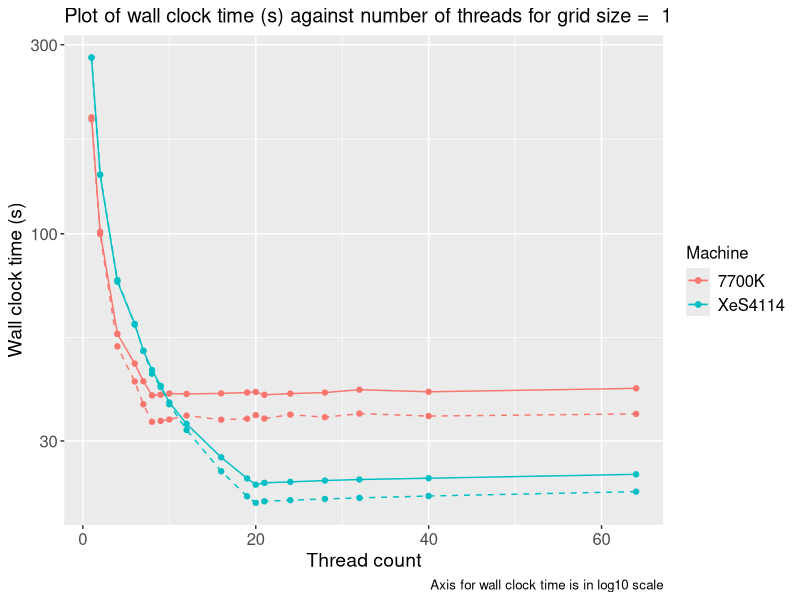
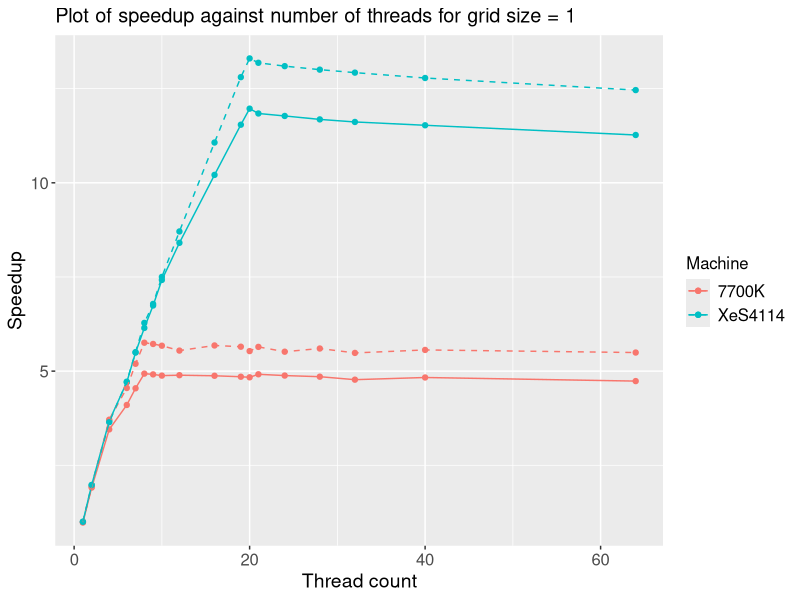
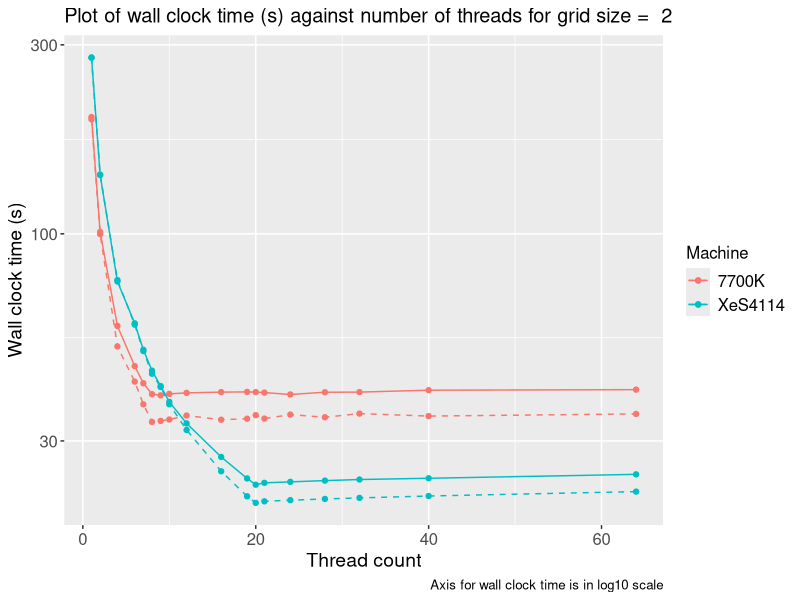
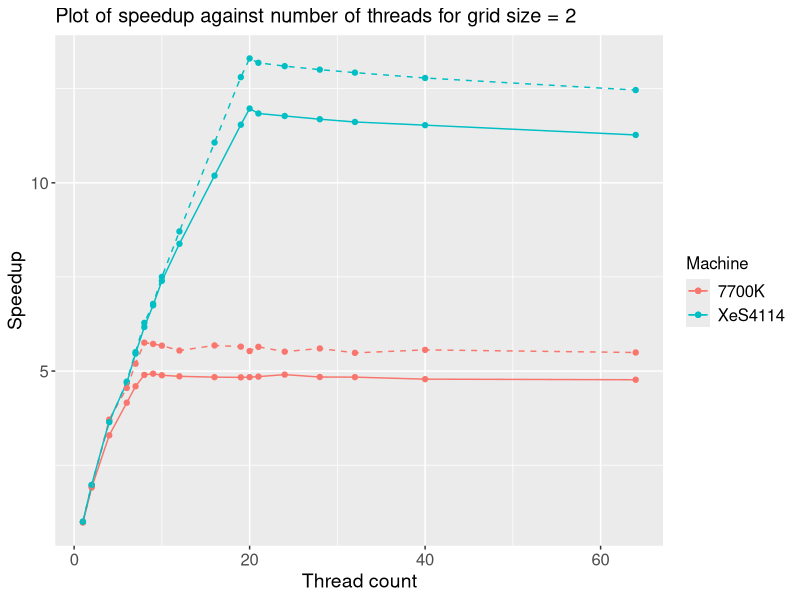
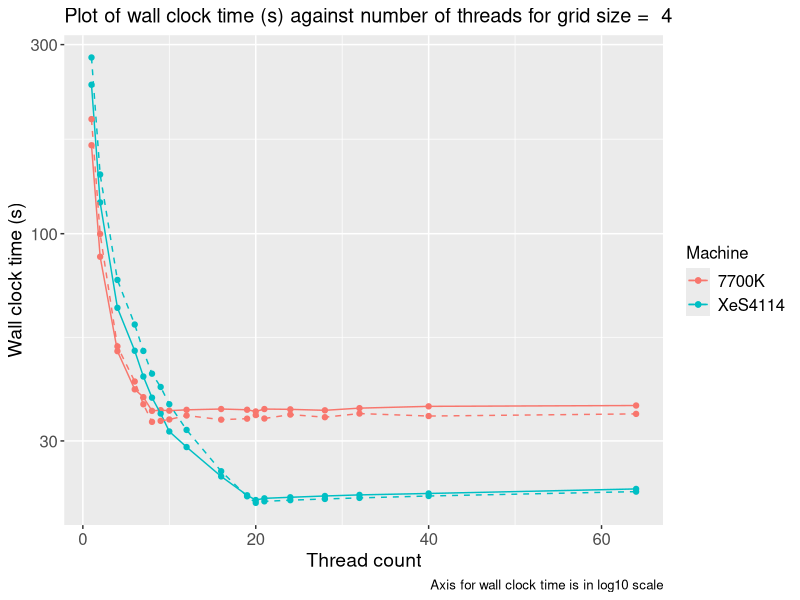
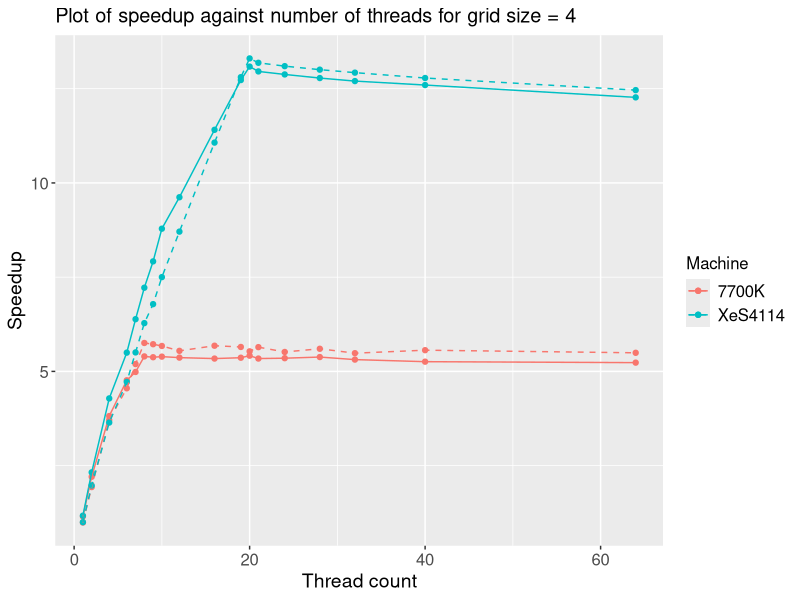
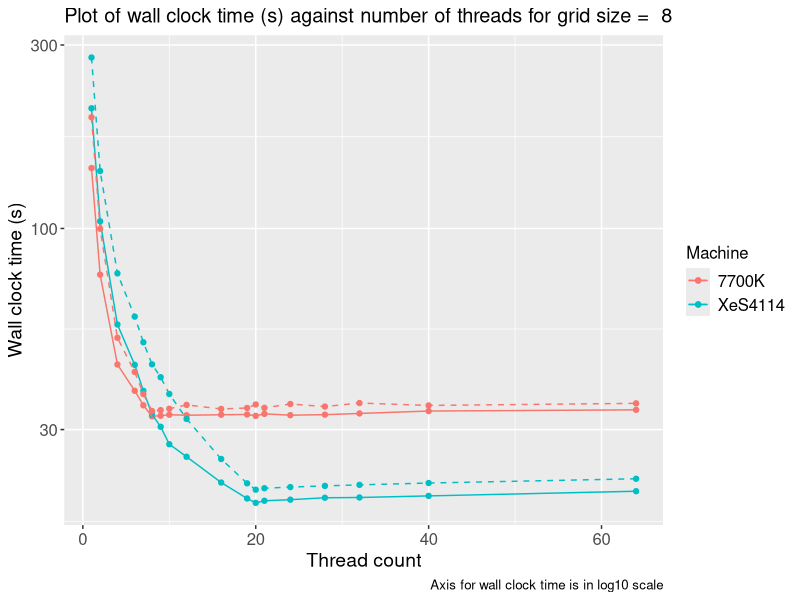
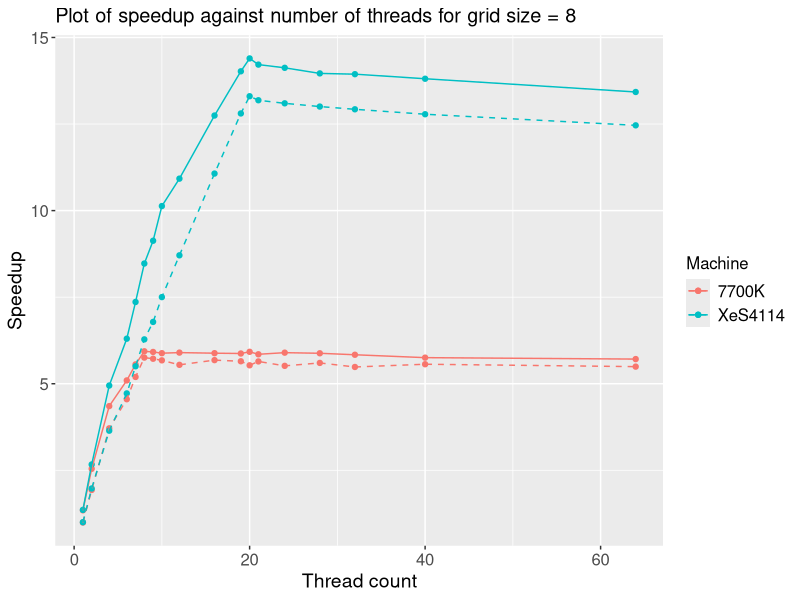

These figures' R source, in order:
library(ggplot2)
library(dplyr)

setwd("E:/Brownie/openmp/report/rawResults/")
seqData = read.csv("seqData.csv")
parData = read.csv("parData.csv")
par2Data = read.csv("parData2.csv")

DEFAULT_N = 2000
DEFAULT_L = 20000
DEFAULT_r = 1
DEFAULT_STEPS = 1000

SAVE_LOCATION = "../extraProcessedResults/"

defaultTheme = theme(text=element_text(size=12),
                     axis.text=element_text(size=12),
                     legend.text=element_text(size=12),
                     axis.title=element_text(size=14))
machineLabs = labs(color = 'Machine')

for (g in sort(unique(par2Data$gridSize))) {
    varyThreadsData = with(par2Data, par2Data[which(N == DEFAULT_N & L == DEFAULT_L & r == DEFAULT_r & steps == DEFAULT_STEPS & g == gridSize),])
    
    parPart = with(parData, parData[which(N == DEFAULT_N & L == DEFAULT_L & r == DEFAULT_r & steps == DEFAULT_STEPS),])
    colnames(parPart)[colnames(parPart)=="wall.clock.time"] = "parTime"
    parPart = select(parPart, machine, threads, parTime)
    varyThreadsData = left_join(varyThreadsData, parPart, by = c('machine', 'threads'))
    
    seqPart = with(seqData, seqData[which(N == DEFAULT_N & L == DEFAULT_L & r == DEFAULT_r & steps == DEFAULT_STEPS),])
    colnames(seqPart)[colnames(seqPart)=="wall.clock.time"] = "seqTime"
    seqPart = select(seqPart, machine, seqTime)
    varyThreadsData = left_join(varyThreadsData, seqPart, by = 'machine')
    varyThreadsData$speedup = varyThreadsData$seqTime / varyThreadsData$wall.clock.time
    
    print(ggplot(varyThreadsData) +
              geom_point(aes(threads, wall.clock.time, color=machine)) + 
              geom_line(aes(threads, wall.clock.time, color=machine)) +
              geom_point(aes(threads, parTime, color=machine)) +
              geom_line(aes(threads, parTime, color=machine), linetype='dashed') +
              labs(title = paste("Plot of wall clock time (s) against number of threads for grid size = ", g),
                   x  = "Thread count",
                   y = "Wall clock time (s)",
                   legend = "Machine",
                   caption = "Axis for wall clock time is in log10 scale") +
              scale_y_log10() +
              defaultTheme +
              machineLabs)
    ggsave(paste0(SAVE_LOCATION, paste0("optPar-gridSize", g, "-varyThreads.png")), dpi = 300)
    
    print(ggplot(varyThreadsData) +
              geom_point(aes(threads, speedup, color=machine)) + 
              geom_line(aes(threads, speedup, color=machine)) +
              geom_point(aes(threads, seqTime/parTime, color=machine)) +
              geom_line(aes(threads, seqTime/parTime, color=machine), linetype='dashed') +
              labs(title = paste("Plot of speedup against number of threads for grid size =", g),
                   x  = "Thread count",
                   y = "Speedup") +
              defaultTheme +
              machineLabs)
    ggsave(paste0(SAVE_LOCATION, paste0("optPar-gridSize", g, "-speedup.png")), dpi = 300)
    
    write.csv(varyThreadsData, paste0("optPart-gridSize", g, "-varyThreads.csv"), row.names = FALSE)
}

rm(list=ls())
